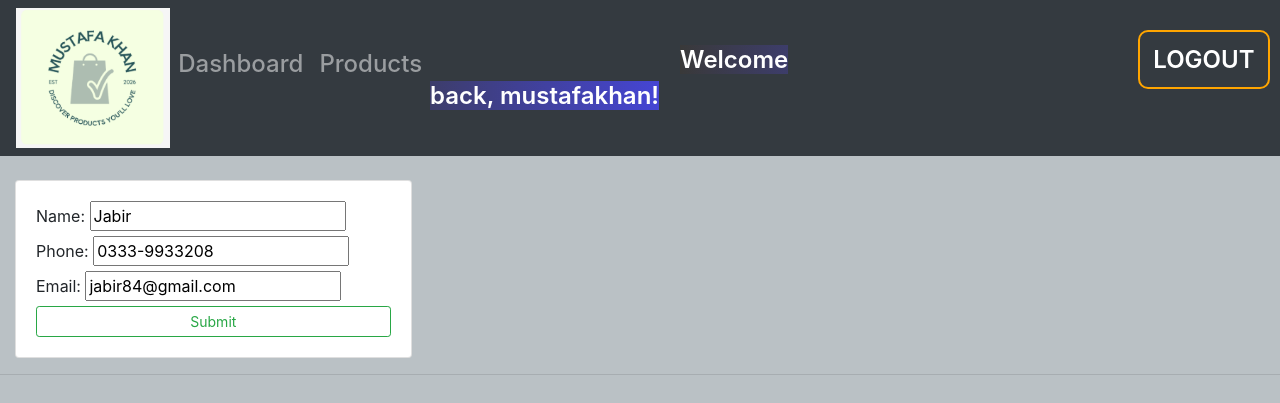
/update_customer/1 (signed in), run on the app's committed database.
### accounts/models.py (models this page shows, shortened)
class Customer(models.Model):
  name = models.CharField(max_length=200)
  phone = models.CharField(max_length=20,null=True)
  email = models.CharField(max_length=25,null=True)
  date_created = models.DateField(auto_now_add=True, null=True)

### accounts/views.py (the view)
# urls.py: path('update_customer/<str:pk>',views.UpdateCustomer,name="update_customer"),
@login_required(login_url='login')
def UpdateCustomer(request,pk):
    customer_data = Customer.objects.get(id=pk)
    form = CustomerForm(instance=customer_data)
    if request.method=='POST':
        form = CustomerForm(request.POST,instance=customer_data)
        if form.is_valid():
            form.save()
            return redirect('/')
    context = {"customer":customer_data,'form':form}
    return render(request,'accounts/update_customer.html',context)

### accounts/forms.py
class CustomerForm(ModelForm):
  class Meta:
    model = Customer
    fields = ['name','phone','email']

### accounts/templates/accounts/update_customer.html (shortened to what this page needs)
{%extends 'accounts/base.html'%}
{%block content%}
<form action="" method="post">
<div class="row-center">
   <div class="col-md-4">
        <div class="card card-body">
          {{form}}
          <input class="btn btn-sm btn-outline-success" type="submit" name="submit">
        </div>
    </div>
</div>
{% endblock %}

### accounts/templates/accounts/navbar.html (shortened to what this page needs)
{% load static %}
<nav id="navbar" class="navbar navbar-expand-lg navbar-dark bg-dark">
  <img src="{%static 'images/logo.png'%}" height="140" width="180">
  <div class="collapse navbar-collapse" id="navbarNav">
    <ul class="navbar-nav">
      <li class="nav-item active">
        <h4><a class="nav-link" href="{% url 'home' %}">Dashboard</a></h4>
      </li>
      <li class="nav-item">
        <h4><a class="nav-link" href="{% url 'product' %}">Products</a></h4>
      </li>
      <li>
              <span id="greet-user" align="right">Welcome back, {{request.user.username}}!</span>
      </li>
      <div id="logout-container">
        <a id="logout" href="{%url 'logout'%}">LOGOUT</a>
      </div>
    </ul>
  </div>
</nav>
<br>

### accounts/templates/accounts/base.html (style rules this page uses)
body { background-color: rgb(186, 193, 197); }
#navbar { width:100%; }
#logout { padding:13px; color:white; font-size:x-large; font-weight:600; margin-left:50px; width:150px; text-align:center; width:150px; border-radius:10px; height:50px; border:2px orange solid; text-decoration:none; }
#greet-user { display:inline; color:white; font-size:x-large; font-weight:600; margin-left:250px; width:300px; text-align:center; background:linear-gradient(to right,rgb(57, 57, 57),rgb(69, 69, 212)); }
#logout-container { display:inline; justify-content:right; align-self:right; margin-left:300px; }

### data on the page
Customer: name "Jabir", phone "0333-9933208", email "jabir84@gmail.com"

### other printed values
{{ request.user.username }} "mustafakhan"
